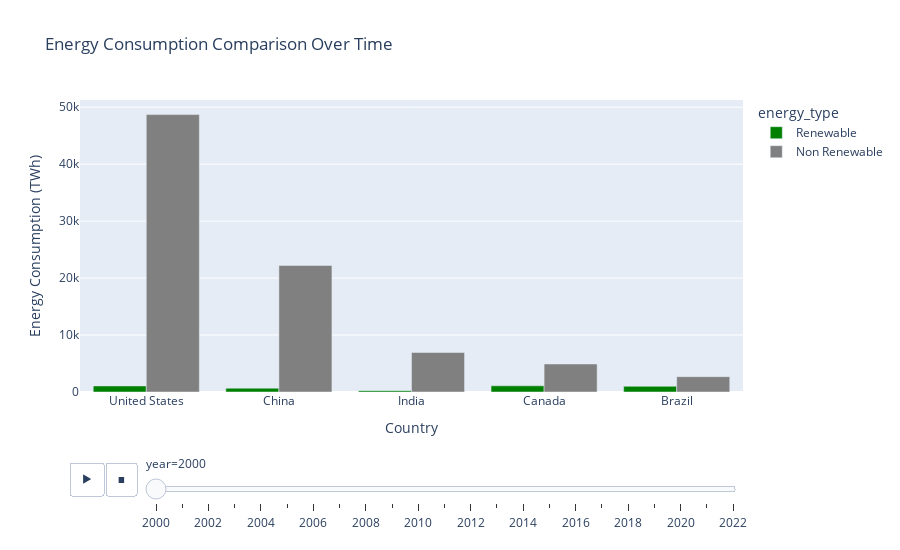

Notebook code for this chart:
### Markdown cell above
### Energy Consumption Comparision Over Time

> This analysis examines global energy consumption trends over the years, focusing on the top five consuming nations. While the United States led in 2000, China surpassed it by 2011 and maintained its dominant position through 2022. Notably, renewable energy consumption has increased, especially in China. However, non-renewable sources still remains the dominant energy resource for all countries, highlighting both the advancement of clean energy and the persistent dependence on fossil fuels in major economies.

### Code cell
melted_data = comparison_data.melt(
    id_vars=['country', 'year'],
    value_vars=['renewables_consumption', 'non_renewable_consumption'],
    var_name='energy_type',
    value_name='consumption'
)

energy_type_map = {'renewables_consumption':'Renewable',
                    'non_renewable_consumption':'Non Renewable'}

melted_data['energy_type'] = melted_data['energy_type'].map(energy_type_map)

fig1 = px.bar(
    melted_data,
    x='country',
    y='consumption',
    animation_frame='year',
    color='energy_type',
    barmode='group',
    title="Energy Consumption Comparison Over Time",
    color_discrete_map = {
    'Renewable': 'green',
    'Non Renewable': 'gray',
    },
    height=550,  
    width=900  
)

fig1.update_layout(
    xaxis_title="Country",
    yaxis_title="Energy Consumption (TWh)",
    xaxis={'categoryorder': 'total descending'},
)

fig1.update_traces(
    hovertemplate='Country: %{x}<br>Consumption: %{y} TWh<br>Type: %{color}<extra></extra>'
)

fig1.update_yaxes(separatethousands=True)

# Smooth animation
fig1.layout.updatemenus[0].buttons[0].args[1]['frame']['duration'] = 500

fig1.show()

### Figure 1 — Plotly figure (JSON) as saved in the notebook; plotly's stock layout.template omitted (floating-point values rounded to 4 significant figures)
{"data": [{"alignmentgroup": "True", "hovertemplate": "Country: %{x}<br>Consumption: %{y} TWh<br>Type: %{color}<extra></extra>", "legendgroup": "Renewable", "marker": {"color": "green", "pattern": {"shape": ""}}, "name": "Renewable", "offsetgroup": "Renewable", "orientation": "v", "showlegend": true, "textposition": "auto", "type": "bar", "x": ["Brazil", "Canada", "China", "India", "United States"], "xaxis": "x", "y": [1000.0, 1086.0, 667.5, 237.7, 1069.0], "yaxis": "y"}, {"alignmentgroup": "True", "hovertemplate": "Country: %{x}<br>Consumption: %{y} TWh<br>Type: %{color}<extra></extra>", "legendgroup": "Non Renewable", "marker": {"color": "gray", "pattern": {"shape": ""}}, "name": "Non Renewable", "offsetgroup": "Non Renewable", "orientation": "v", "showlegend": true, "textposition": "auto", "type": "bar", "x": ["Brazil", "Canada", "China", "India", "United States"], "xaxis": "x", "y": [2696.0, 4918.0, 22220.0, 6937.0, 48700.0], "yaxis": "y"}], "layout": {"barmode": "group", "height": 550, "legend": {"title": {"text": "energy_type"}, "tracegroupgap": 0}, "sliders": [{"active": 0, "currentvalue": {"prefix": "year="}, "len": 0.9, "pad": {"b": 10, "t": 60}, "steps": [{"args": [["2000"], {"frame": {"duration": 0, "redraw": true}, "fromcurrent": true, "mode": "immediate", "transition": {"duration": 0, "easing": "linear"}}], "label": "2000", "method": "animate"}, {"args": [["2001"], {"frame": {"duration": 0, "redraw": true}, "fromcurrent": true, "mode": "immediate", "transition": {"duration": 0, "easing": "linear"}}], "label": "2001", "method": "animate"}, {"args": [["2002"], {"frame": {"duration": 0, "redraw": true}, "fromcurrent": true, "mode": "immediate", "transition": {"duration": 0, "easing": "linear"}}], "label": "2002", "method": "animate"}, {"args": [["2003"], {"frame": {"duration": 0, "redraw": true}, "fromcurrent": true, "mode": "immediate", "transition": {"duration": 0, "easing": "linear"}}], "label": "2003", "method": "animate"}, {"args": [["2004"], {"frame": {"duration": 0, "redraw": true}, "fromcurrent": true, "mode": "immediate", "transition": {"duration": 0, "easing": "linear"}}], "label": "2004", "method": "animate"}, {"args": [["2005"], {"frame": {"duration": 0, "redraw": true}, "fromcurrent": true, "mode": "immediate", "transition": {"duration": 0, "easing": "linear"}}], "label": "2005", "method": "animate"}, {"args": [["2006"], {"frame": {"duration": 0, "redraw": true}, "fromcurrent": true, "mode": "immediate", "transition": {"duration": 0, "easing": "linear"}}], "label": "2006", "method": "animate"}, {"args": [["2007"], {"frame": {"duration": 0, "redraw": true}, "fromcurrent": true, "mode": "immediate", "transition": {"duration": 0, "easing": "linear"}}], "label": "2007", "method": "animate"}, {"args": [["2008"], {"frame": {"duration": 0, "redraw": true}, "fromcurrent": true, "mode": "immediate", "transition": {"duration": 0, "easing": "linear"}}], "label": "2008", "method": "animate"}, {"args": [["2009"], {"frame": {"duration": 0, "redraw": true}, "fromcurrent": true, "mode": "immediate", "transition": {"duration": 0, "easing": "linear"}}], "label": "2009", "method": "animate"}, {"args": [["2010"], {"frame": {"duration": 0, "redraw": true}, "fromcurrent": true, "mode": "immediate", "transition": {"duration": 0, "easing": "linear"}}], "label": "2010", "method": "animate"}, {"args": [["2011"], {"frame": {"duration": 0, "redraw": true}, "fromcurrent": true, "mode": "immediate", "transition": {"duration": 0, "easing": "linear"}}], "label": "2011", "method": "animate"}, {"args": [["2012"], {"frame": {"duration": 0, "redraw": true}, "fromcurrent": true, "mode": "immediate", "transition": {"duration": 0, "easing": "linear"}}], "label": "2012", "method": "animate"}, {"args": [["2013"], {"frame": {"duration": 0, "redraw": true}, "fromcurrent": true, "mode": "immediate", "transition": {"duration": 0, "easing": "linear"}}], "label": "2013", "method": "animate"}, {"args": [["2014"], {"frame": {"duration": 0, "redraw": true}, "fromcurrent": true, "mode": "immediate", "transition": {"duration": 0, "easing": "linear"}}], "label": "2014", "method": "animate"}, {"args": [["2015"], {"frame": {"duration": 0, "redraw": true}, "fromcurrent": true, "mode": "immediate", "transition": {"duration": 0, "easing": "linear"}}], "label": "2015", "method": "animate"}, {"args": [["2016"], {"frame": {"duration": 0, "redraw": true}, "fromcurrent": true, "mode": "immediate", "transition": {"duration": 0, "easing": "linear"}}], "label": "2016", "method": "animate"}, {"args": [["2017"], {"frame": {"duration": 0, "redraw": true}, "fromcurrent": true, "mode": "immediate", "transition": {"duration": 0, "easing": "linear"}}], "label": "2017", "method": "animate"}, {"args": [["2018"], {"frame": {"duration": 0, "redraw": true}, "fromcurrent": true, "mode": "immediate", "transition": {"duration": 0, "easing": "linear"}}], "label": "2018", "method": "animate"}, {"args": [["2019"], {"frame": {"duration": 0, "redraw": true}, "fromcurrent": true, "mode": "immediate", "transition": {"duration": 0, "easing": "linear"}}], "label": "2019", "method": "animate"}, {"args": [["2020"], {"frame": {"duration": 0, "redraw": true}, "fromcurrent": true, "mode": "immediate", "transition": {"duration": 0, "easing": "linear"}}], "label": "2020", "method": "animate"}, {"args": [["2021"], {"frame": {"duration": 0, "redraw": true}, "fromcurrent": true, "mode": "immediate", "transition": {"duration": 0, "easing": "linear"}}], "label": "2021", "method": "animate"}, {"args": [["2022"], {"frame": {"duration": 0, "redraw": true}, "fromcurrent": true, "mode": "immediate", "transition": {"duration": 0, "easing": "linear"}}], "label": "2022", "method": "animate"}], "x": 0.1, "xanchor": "left", "y": 0, "yanchor": "top"}], "title": {"text": "Energy Consumption Comparison Over Time"}, "updatemenus": [{"buttons": [{"args": [null, {"frame": {"duration": 500, "redraw": true}, "fromcurrent": true, "mode": "immediate", "transition": {"duration": 500, "easing": "linear"}}], "label": "&#9654;", "method": "animate"}, {"args": [[null], {"frame": {"duration": 0, "redraw": true}, "fromcurrent": true, "mode": "immediate", "transition": {"duration": 0, "easing": "linear"}}], "label": "&#9724;", "method": "animate"}], "direction": "left", "pad": {"r": 10, "t": 70}, "showactive": false, "type": "buttons", "x": 0.1, "xanchor": "right", "y": 0, "yanchor": "top"}], "width": 900, "xaxis": {"anchor": "y", "categoryorder": "total descending", "domain": [0, 1], "title": {"text": "Country"}}, "yaxis": {"anchor": "x", "domain": [0, 1], "separatethousands": true, "title": {"text": "Energy Consumption (TWh)"}}}}
